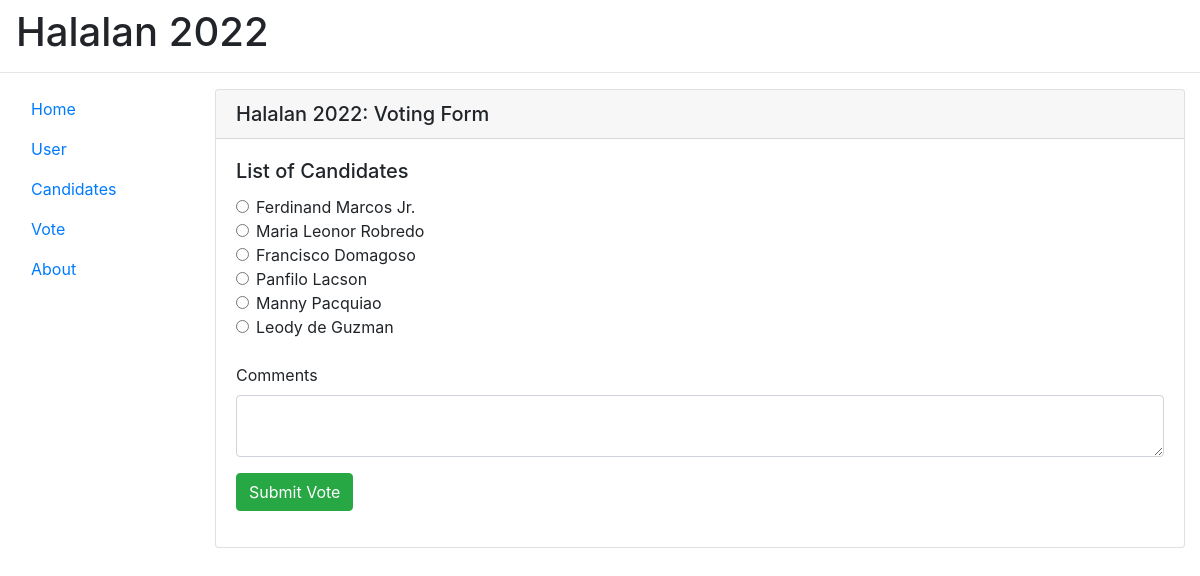
Page /vote/1 on the committed database.
### halalan2022/models.py (models this page shows, shortened)
class Candidate(models.Model):
    first_name = models.CharField(max_length = 200, blank = False)
    last_name = models.CharField(max_length = 200, blank = False)
    nickname = models.CharField(max_length = 200, blank= False)
    slogan = models.CharField(max_length = 200)
    position_id = models.ForeignKey(Position, on_delete = models.CASCADE)
    objects = models.Manager()

### halalan2022/views.py (the view)
# urls.py: path('vote/<int:uid>', views.vote, name='vote')
def vote(request, uid):
    c = get_object_or_404(Candidate, pk = 1)
    d = get_object_or_404(Candidate, pk = 2)
    e = get_object_or_404(Candidate, pk = 3)
    f = get_object_or_404(Candidate, pk = 4)
    g = get_object_or_404(Candidate, pk = 5)
    h = get_object_or_404(Candidate, pk = 6)
    if (request.method == 'POST'):
        votes = request.POST.get('votes')
        comment = request.POST.get('comments')
        Vote.objects.create(first_name = votes, comment = comment)
        return redirect('home', uid = uid)
    else:
        return render(request, 'halalan2022/vote.html', {'usrid':uid, 'c':c, 'd':d, 'e':e, 'f':f, 'g':g, 'h':h})

### halalan2022/templates/halalan2022/vote.html
{% extends 'halalan2022/base.html' %}
{% block content %}
<div class="card">
    <h5 class="card-header">Halalan 2022: Voting Form</h5>
    <div class="card-body">
        <h5 class="card-title">List of Candidates</h5>
        <form method="POST" action="{% url 'vote' uid=usrid %}">{% csrf_token %}
            <div class="form-check">
                <input class="form-check-input" type="radio" name="votes">
                <label class="form-check-label" for="votes">
                    {{c.first_name}} {{c.last_name}}
                </label>
            </div>
            <div class="form-check">
                <input class="form-check-input" type="radio" name="votes">
                <label class="form-check-label" for="votes">
                    {{d.first_name}} {{d.last_name}}
                </label>
            </div>
            <div class="form-check">
                <input class="form-check-input" type="radio" name="votes">
                <label class="form-check-label" for="votes">
                    {{e.first_name}} {{e.last_name}}
                </label>
            </div>
            <div class="form-check">
                <input class="form-check-input" type="radio" name="votes">
                <label class="form-check-label" for="votes">
                    {{f.first_name}} {{f.last_name}}
                </label>
            </div>
            <div class="form-check">
                <input class="form-check-input" type="radio" name="votes">
                <label class="form-check-label" for="votes">
                    {{g.first_name}} {{g.last_name}}
                </label>
            </div>
            <div class="form-check">
                <input class="form-check-input" type="radio" name="votes">
                <label class="form-check-label" for="votes">
                    {{h.first_name}} {{h.last_name}}
                </label>
            </div>
            <div class="form-group">
                <br>
                <label for="comments">Comments</label>
                <textarea class="form-control" id="comments" name="comments"></textarea>
            </div>
            <button class="btn btn-success" type="submit">Submit Vote</button>
        </form>
    </div>
</div>
{% endblock %}

### rows in the picture
Candidate: first_name "Ferdinand", last_name "Marcos Jr."
Candidate: first_name "Maria Leonor", last_name "Robredo"
Candidate: first_name "Francisco", last_name "Domagoso"
Candidate: first_name "Panfilo", last_name "Lacson"
Candidate: first_name "Manny", last_name "Pacquiao"
Candidate: first_name "Leody", last_name "de Guzman"
